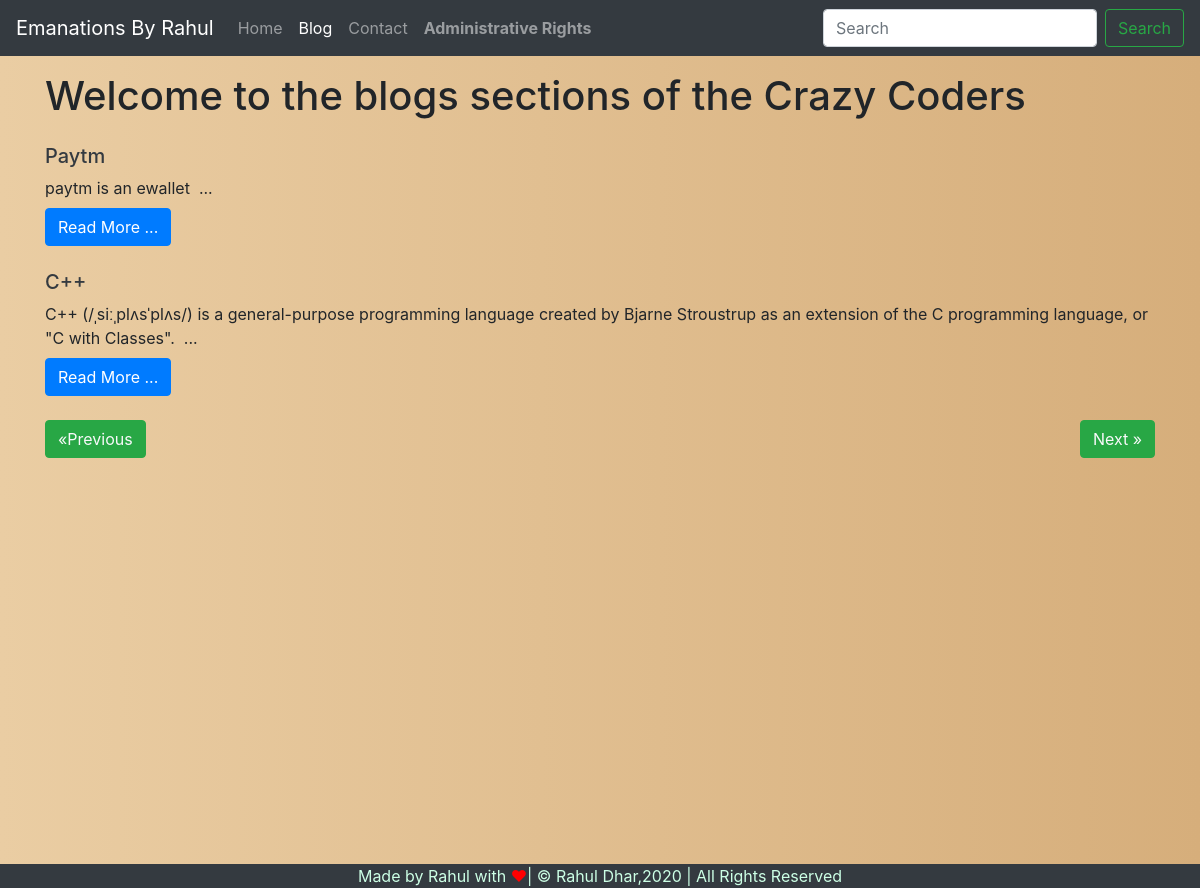
The page /blog/?page=2 on the database as committed earlier.
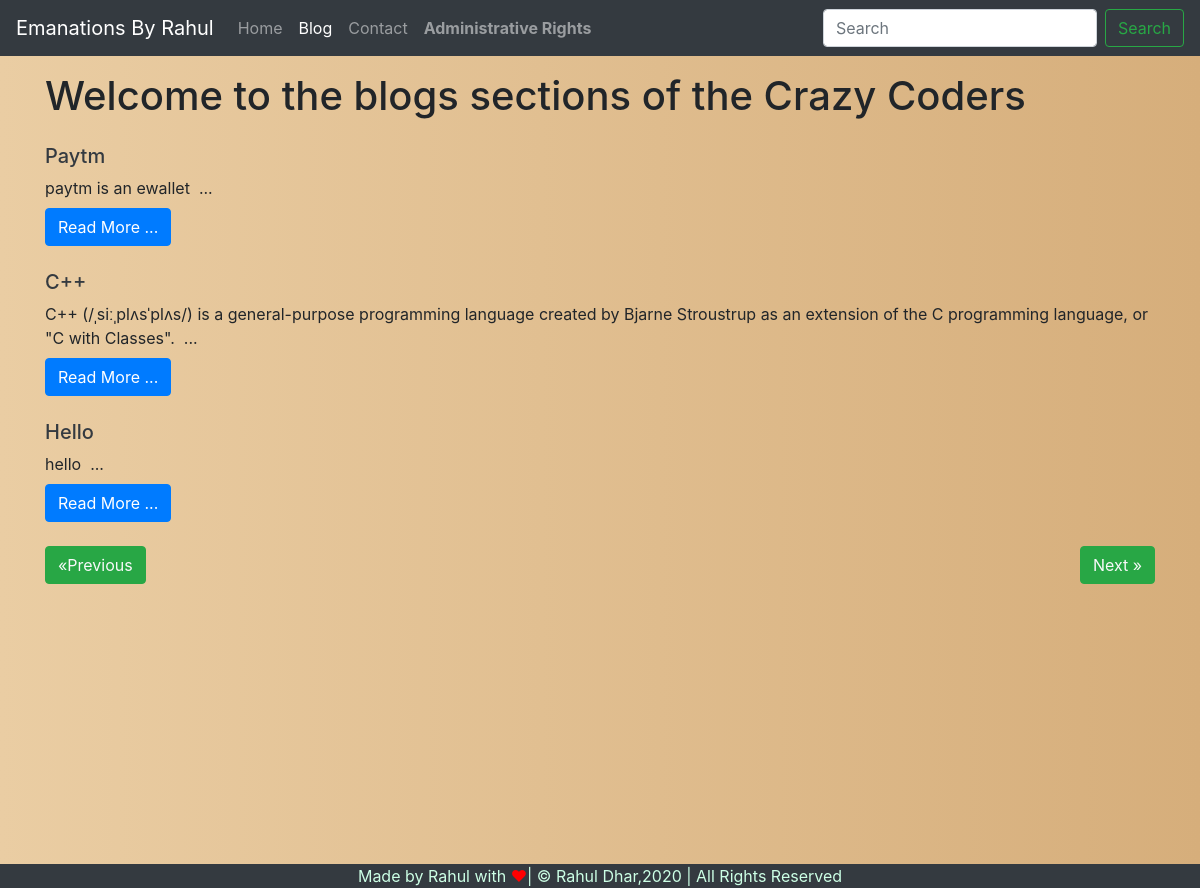
The same page on the database as committed later.
### blog/models.py (models this page shows, shortened)
class Blog(models.Model):
    sno=models.AutoField(primary_key=True)
    title=models.CharField(max_length=200)
    content=models.TextField()
    short_desc=models.CharField(max_length=150)
    slug=models.CharField(max_length=50)
    time=models.DateTimeField(auto_now_add=True)

### blog/views.py (the view)
# urls.py: 2. Add a URL to urlpatterns:  path('blog/', include('blog.urls'))
def blog(request):
     no_of_post=4
     page=request.GET.get('page')
     if page is None:
          page=1
     else:
          page=int(page)
     print("pages is {}".format(page))
     blogs=Blog.objects.all()
     length=len(blogs)
     blogs=blogs[(page-1)*no_of_post:page*no_of_post]
     if page>1:
          prev=page-1
     else:
          prev=None
     if page < math.ceil(length/no_of_post):
          nxt=page+1
     else:
          nxt=None
     context={'blogs':blogs,'prev':prev,'nxt':nxt}
     return render(request,'bloghome.html',context)

### templates/bloghome.html (shortened to what this page needs)
{% extends 'base.html' %}
{% block blogactive %}active{% endblock blogactive %}
{% block body %}
<div class='container my-3'>
  <h1>Welcome to the blogs sections of the Crazy Coders</h1>
  {% for blog in blogs %}
  <div class="my-4">
    <div class="media-body">
      <h5 class="mt-0 text-dark"><a href='/blogpost/{{blog.slug}}' class='text-dark'>{{blog.title}}</a></h5>
      <div class='my-2'>
        {{blog.short_desc|safe}}&nbsp;&nbsp;...
      </div>
    </div>
    <a href='/blogpost/{{blog.slug}}' class='text-dark'><button class="btn btn-primary">Read More ...</button></a>
  </div>
  {% endfor %}
  <div class="my-3">
    {% if prev %}
    <button class="btn btn-success"><a class="text-light"href="/blog/?page={{prev}}">&laquo;Previous</a></button>
    {% else %}
    <button class="btn btn-success"><a class="text-light" href="endlist.html">&laquo; Previous</a></button>
    {% endif %}
    {% if nxt %}
    <button class="btn btn-success float-right"><a class="text-light" href="/blog/?page={{nxt}}">Next &raquo;</a></button>
    {% else %}
      <button class="btn btn-success float-right"><a class="text-light" href="endlist.html">Next &raquo;</a></button>
    {% endif %}
  </div>
</div>
{% endblock body %}

### templates/base.html (shortened to what this page needs)
<!doctype html>
<html lang="en">
  <head>
    <link rel="stylesheet" href="https://stackpath.bootstrapcdn.com/bootstrap/4.5.0/css/bootstrap.min.css">
  </head>
  <body style='background-image: linear-gradient(to right,#eacda3, #d6ae7b );'>
   <nav class="navbar navbar-expand-lg navbar-dark bg-dark">
  <a class="navbar-brand" href="/">Emanations By Rahul</a>
  <div class="collapse navbar-collapse" id="navbarSupportedContent">
    <ul class="navbar-nav mr-auto">
      <li class="nav-item {% block homeactive %}{% endblock homeactive %}">
        <a class="nav-link" href="/">Home <span class="sr-only">(current)</span></a>
      </li>
      <li class="nav-item {% block blogactive %}{% endblock blogactive %}">
        <a class="nav-link" href="/blog/">Blog</a>
      </li>
      <li class="nav-item {% block contactactive %}{% endblock contactactive %}">
        <a class="nav-link" href="/contact/">Contact</a>
      </li>
      <li class="nav-item">
        <a class="nav-link" href="/admin/"><strong>Administrative Rights</strong></a>
      </li>
     </ul>
      <form action ="/search/" method="get" class="form-inline my-2 my-lg-0">
      <input class="form-control mr-sm-2" type="search" placeholder="Search" aria-label="Search">
      <button class="btn btn-outline-success my-2 my-sm-0" type="submit">Search</button>
    </form>
     </div>
</nav>
    {% block body %}{% endblock body %}
    <footer class="py-0 bg-dark text-light fixed-bottom">
      <p class="text-center my-0"><font color="#CCFFE5">Made by Rahul with <font color="red">♥</font>| © Rahul Dhar,2020 | All Rights Reserved</font></p>
  </footer>
  </body>
</html>

### templates/bloghome.html (style rules this page uses)
.container { min-height: 100vh; }

Rows that differ between the two databases and show on the page:
added Blog: title "Hello", short_desc "hello"
